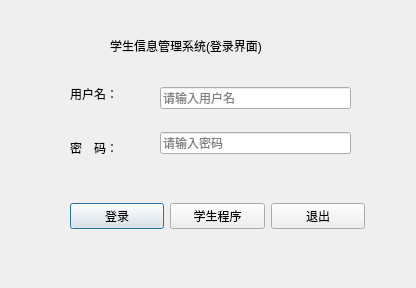
<?xml version="1.0" encoding="UTF-8"?>
<ui version="4.0">
 <class>MainWidget</class>
 <widget class="QDialog" name="MainWidget">
  <property name="geometry">
   <rect>
    <x>0</x>
    <y>0</y>
    <width>416</width>
    <height>288</height>
   </rect>
  </property>
  <property name="windowTitle">
   <string>Dialog</string>
  </property>
  <widget class="QWidget" name="layoutWidget">
   <property name="geometry">
    <rect>
     <x>70</x>
     <y>70</y>
     <width>71</width>
     <height>101</height>
    </rect>
   </property>
   <layout class="QVBoxLayout" name="verticalLayout">
    <item>
     <widget class="QLabel" name="userlabel">
      <property name="text">
       <string>用户名：</string>
      </property>
     </widget>
    </item>
    <item>
     <widget class="QLabel" name="pwdlabel">
      <property name="text">
       <string>密　码：</string>
      </property>
     </widget>
    </item>
   </layout>
  </widget>
  <widget class="QWidget" name="layoutWidget_2">
   <property name="geometry">
    <rect>
     <x>70</x>
     <y>200</y>
     <width>295</width>
     <height>33</height>
    </rect>
   </property>
   <layout class="QHBoxLayout" name="horizontalLayout">
    <item>
     <widget class="QPushButton" name="loginpushButton">
      <property name="text">
       <string>登录</string>
      </property>
     </widget>
    </item>
    <item>
     <widget class="QPushButton" name="stupushButton">
      <property name="text">
       <string>学生程序</string>
      </property>
     </widget>
    </item>
    <item>
     <widget class="QPushButton" name="exitpushButton">
      <property name="text">
       <string>退出</string>
      </property>
     </widget>
    </item>
   </layout>
  </widget>
  <widget class="QWidget" name="layoutWidget_3">
   <property name="geometry">
    <rect>
     <x>160</x>
     <y>70</y>
     <width>191</width>
     <height>101</height>
    </rect>
   </property>
   <layout class="QVBoxLayout" name="verticalLayout_2">
    <item>
     <widget class="QLineEdit" name="usrlineEdit">
      <property name="placeholderText">
       <string>请输入用户名</string>
      </property>
     </widget>
    </item>
    <item>
     <widget class="QLineEdit" name="pwdlineEdit">
      <property name="echoMode">
       <enum>QLineEdit::Password</enum>
      </property>
      <property name="placeholderText">
       <string>请输入密码</string>
      </property>
     </widget>
    </item>
   </layout>
  </widget>
  <widget class="QLabel" name="label">
   <property name="geometry">
    <rect>
     <x>110</x>
     <y>30</y>
     <width>201</width>
     <height>31</height>
    </rect>
   </property>
   <property name="text">
    <string>学生信息管理系统(登录界面)</string>
   </property>
  </widget>
 </widget>
 <resources/>
 <connections>
  <connection>
   <sender>exitpushButton</sender>
   <signal>clicked()</signal>
   <receiver>MainWidget</receiver>
   <slot>close()</slot>
   <hints>
    <hint type="sourcelabel">
     <x>317</x>
     <y>215</y>
    </hint>
    <hint type="destinationlabel">
     <x>207</x>
     <y>143</y>
    </hint>
   </hints>
  </connection>
 </connections>
</ui>
